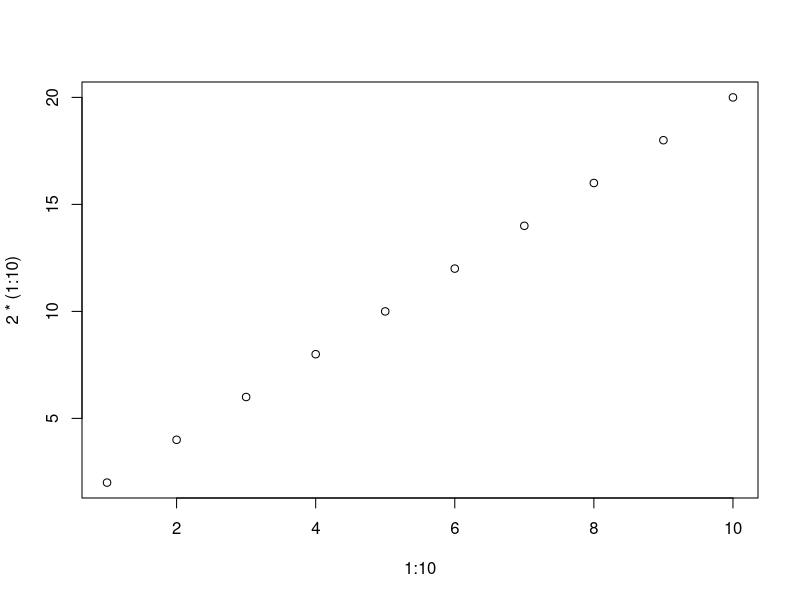

Write the R code that produced this figure.
plot(1:10, 2*(1:10))

x <- 1 : 10
y <- 2 * x

f <- function() {
  print("hello world")
}

f()


#numeric vector:
numeric_vec <- c(1,2,3,4)

#string vec 
string_vec <- c("hello", "die")

#factors vec
factors_vec <- factor(c("male","male", "female"))

#logical vec
logical_vec <- c(TRUE, FALSE, TRUE)

as.character(numeric_vec)
as.numeric(string_vec) # will die
as.numeric(c("1","2"))
as.numeric(logical_vec) # T = 1, F = 0
as.numeric(factors_vec)
mean(logical_vec)


r1 = rep(2, 3) # first one is repeating element, 2nd is number of times to repeat
r2 = rep(c(1,2), 3) #vector is repeated
r3 = rep(c(1,2), c(4,5)) # repeat 1 for 4 times, repeat 2 5 times
r4 = rep(c(1,2), each=3)
?rep # pulls out help page


seq(from=2, to=10, by=2) #for(int i = 2; i <= 10; i += 2)
seq(from=0, to=12, length=4) #auto determine separation
x <- seq(2, 5, 0.8) 
x * 2
x * c(1,2) # reuse elements *1 *2 *1 *2 ...
x * c(1,2,3) # if not multiple, will throw warning

s1 <- 2:6
s1[1]


numeric_vec[seq(1,5,by=2)] # selects element 1 3 5
numeric_vec[-seq(1,5, by=2)] #removes element 1 3 5 

v <- c(1:6)
m1 <- matrix(v, nrow=2, ncol=3)

a <- c(1,2,3,4)
b <- c(5,6,7,8)

ab_row = rbind(a,b)
ab_row

cbind(m1, c(7,8))

m1[1, ] # returns row 1
m1[1, 3] #returns row 1 col 3
m1[1, c(1,3)]
